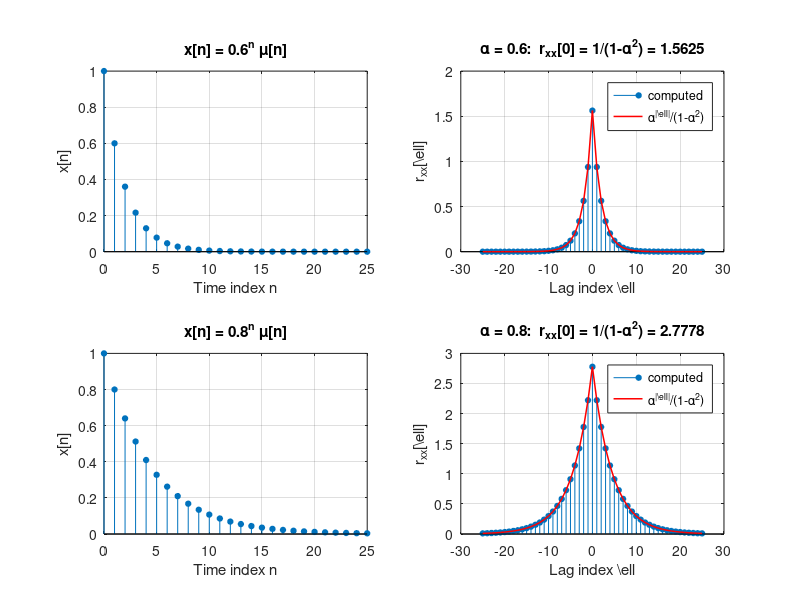

Source code (MATLAB):
%HW1_M2_10  Exercise M2.10
%   Determine and plot the autocorrelation of the causal exponentially
%   decaying sequence  x[n] = alpha^n * mu[n]  for (a) alpha = 0.6 and
%   (b) alpha = 0.8, and compare with the closed form of Problem 2.53(a):
%
%       r_xx[l] = alpha^|l| / (1 - alpha^2).

clc; close all;

alphas = [0.6 0.8];
L      = 200;                       % truncation length (alpha^200 is ~0)
Lplot  = 25;                        % lags to display

figure('Name','M2.10  autocorrelation of alpha^n u[n]','Position',[70 80 980 640]);
for k = 1:2
    a = alphas(k);
    n = 0:L-1;
    x = a.^n;

    r   = conv(x, fliplr(x));
    lag = -(L-1):(L-1);

    theory = a.^abs(lag)/(1-a^2);
    err    = max(abs(r(abs(lag)<=Lplot) - theory(abs(lag)<=Lplot)));

    fprintf('alpha = %.1f\n', a);
    fprintf('   r_xx[0]  measured = %.6f   theory = %.6f\n', ...
            r(lag==0), 1/(1-a^2));
    fprintf('   r_xx[5]  measured = %.6f   theory = %.6f\n', ...
            r(lag==5), a^5/(1-a^2));
    fprintf('   max error over |l| <= %d : %.2e\n', Lplot, err);
    fprintf('   even sequence : %d,  maximum at l = 0 : %d\n\n', ...
            max(abs(r-fliplr(r)))<1e-12, lag(find(r==max(r),1))==0);

    subplot(2,2,2*k-1);
    stem(0:Lplot, x(1:Lplot+1), 'filled','MarkerSize',4); grid on
    xlabel('Time index n'); ylabel('x[n]');
    title(sprintf('x[n] = %.1f^n \\mu[n]', a));

    subplot(2,2,2*k);
    idx = abs(lag) <= Lplot;
    stem(lag(idx), r(idx), 'filled','MarkerSize',4); grid on; hold on
    plot(lag(idx), theory(idx), 'r-', 'LineWidth', 1.1);
    xlabel('Lag index \ell'); ylabel('r_{xx}[\ell]');
    title(sprintf('\\alpha = %.1f:  r_{xx}[0] = 1/(1-\\alpha^2) = %.4f', ...
                  a, 1/(1-a^2)));
    legend('computed','\alpha^{|\ell|}/(1-\alpha^2)','Location','northeast');
end

% Observation: the autocorrelation decays at exactly the same rate as the
% sequence itself (both are geometric with ratio alpha), but it is two-sided
% and even.  A slower decay (alpha = 0.8) gives both a larger peak and a
% wider correlation "width" -- the sequence stays correlated with itself for
% longer, which is the time-domain signature of a narrower bandwidth.
fprintf(['Note: r_xx decays with the same ratio alpha as x[n], is even, ' ...
         'and\npeaks at l = 0 with value E_x = 1/(1-alpha^2).\n']);
